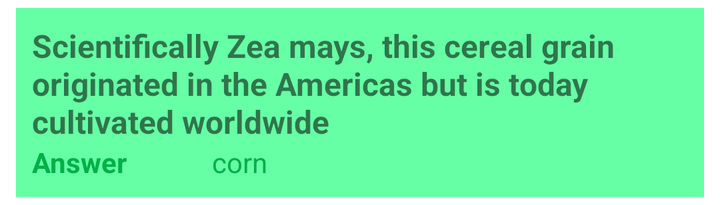
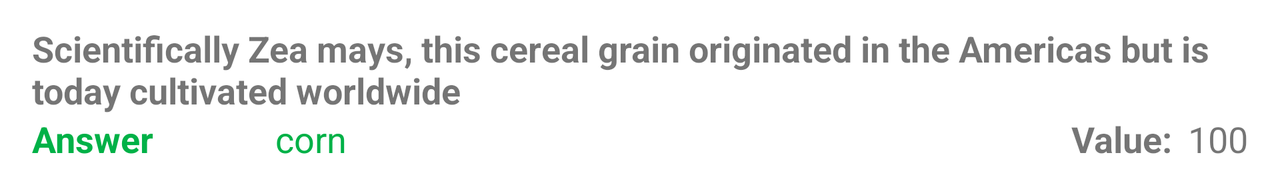

First picture: res/layout/ on a phone held upright. Second picture: the repository's own variant of that layout, on a device whose configuration matches the variant's folder. Source for both follows.
<!-- AndroidManifest.xml: application theme Theme.Jrivia -->
<!-- res/layout/question_row.xml -->
<?xml version="1.0" encoding="utf-8"?>
<androidx.constraintlayout.widget.ConstraintLayout xmlns:android="http://schemas.android.com/apk/res/android"
    xmlns:app="http://schemas.android.com/apk/res-auto"
    xmlns:tools="http://schemas.android.com/tools"
    android:layout_width="match_parent"
    android:layout_height="wrap_content"
    android:layout_marginHorizontal="8dp"
    android:layout_marginVertical="4dp"
    android:orientation="vertical"
    android:padding="8dp"
    tools:background="@color/primaryLightColor">

    <TextView
        android:id="@+id/questionTextView"
        android:layout_width="match_parent"
        android:layout_height="wrap_content"
        android:layout_marginBottom="8dp"
        android:textSize="16sp"
        android:textStyle="bold"
        app:layout_constraintTop_toTopOf="parent"
        tools:text="Scientifically Zea mays, this cereal grain originated in the Americas but is today cultivated worldwide" />

    <TextView
        android:id="@+id/answerLabelTextView"
        android:layout_width="wrap_content"
        android:layout_height="wrap_content"
        android:text="@string/answer"
        android:textColor="@color/primaryDarkColor"
        android:textSize="14sp"
        android:textStyle="bold"
        app:layout_constraintStart_toStartOf="parent"
        app:layout_constraintTop_toBottomOf="@+id/questionTextView" />


    <TextView
        android:id="@+id/answerTextView"
        android:layout_width="wrap_content"
        android:layout_height="wrap_content"
        android:textColor="@color/primaryDarkColor"
        android:textSize="14sp"
        app:layout_constraintBaseline_toBaselineOf="@id/answerLabelTextView"
        app:layout_constraintStart_toStartOf="@id/answerGuideline"
        tools:text="corn" />


    <androidx.constraintlayout.widget.Guideline
        android:id="@+id/answerGuideline"
        android:layout_width="wrap_content"
        android:layout_height="wrap_content"
        android:orientation="vertical"
        app:layout_constraintGuide_begin="90dp" />


    <TextView
        android:id="@+id/playersAnswerLabelTextView"
        android:layout_width="match_parent"
        android:layout_height="wrap_content"
        android:text="@string/your_answer"
        android:textColor="@color/secondaryDarkColor"
        android:textStyle="bold"
        android:visibility="gone"
        app:layout_constraintTop_toBottomOf="@id/answerLabelTextView" />


    <TextView
        android:id="@+id/playersAnswerTextView"
        android:layout_width="wrap_content"
        android:layout_height="wrap_content"
        android:textColor="@color/secondaryDarkColor"
        android:visibility="gone"
        app:layout_constraintStart_toStartOf="@id/answerGuideline"
        app:layout_constraintTop_toBottomOf="@id/answerTextView"
        tools:text="wheat" />

</androidx.constraintlayout.widget.ConstraintLayout>
<!-- resources referenced by this layout -->
<resources>
  <color name="primaryDarkColor">#00b147</color>
  <color name="primaryLightColor">#66ffa5</color>
  <color name="secondaryDarkColor">#b0003a</color>
  <string name="answer">Answer</string>
  <string name="your_answer">Your answer:</string>
  <style name="Theme.Jrivia" parent="Theme.MaterialComponents.DayNight.DarkActionBar">
          
          <item name="colorPrimary">@color/purple_500</item>
          <item name="colorPrimaryVariant">@color/purple_700</item>
          <item name="colorOnPrimary">@color/white</item>
          
          <item name="colorSecondary">@color/teal_200</item>
          <item name="colorSecondaryVariant">@color/teal_700</item>
          <item name="colorOnSecondary">@color/black</item>
          
          <item name="android:statusBarColor" tools:targetApi="l">?attr/colorPrimaryVariant</item>
          
      </style>
  <color name="purple_500">#FF6200EE</color>
  <color name="purple_700">#FF3700B3</color>
  <color name="white">#FFFFFFFF</color>
  <color name="teal_200">#FF03DAC5</color>
  <color name="teal_700">#FF018786</color>
  <color name="black">#FF000000</color>
</resources>
<!-- res/layout-land/question_row.xml (the repository's variant of the layout above) -->
<!-- drawn on the phone turned sideways -->
<?xml version="1.0" encoding="utf-8"?>
<androidx.constraintlayout.widget.ConstraintLayout xmlns:android="http://schemas.android.com/apk/res/android"
    xmlns:app="http://schemas.android.com/apk/res-auto"
    xmlns:tools="http://schemas.android.com/tools"
    android:layout_width="match_parent"
    android:layout_height="wrap_content"
    android:layout_marginHorizontal="8dp"
    android:layout_marginVertical="4dp"
    android:orientation="vertical"
    android:padding="8dp">

    <TextView
        android:id="@+id/questionTextView"
        android:layout_width="match_parent"
        android:layout_height="wrap_content"
        android:layout_marginBottom="8dp"
        android:textSize="18sp"
        android:textStyle="bold"
        app:layout_constraintTop_toTopOf="parent"
        tools:text="Scientifically Zea mays, this cereal grain originated in the Americas but is today cultivated worldwide" />

    <TextView
        android:id="@+id/valueLabelTextView"
        android:layout_width="wrap_content"
        android:layout_height="wrap_content"
        android:text="@string/value"
        android:textSize="18sp"
        android:textStyle="bold"
        android:layout_marginHorizontal="8dp"
        app:layout_constraintEnd_toStartOf="@id/valueTextView"
        app:layout_constraintBottom_toBottomOf="parent" />

    <TextView
        android:id="@+id/valueTextView"
        android:layout_width="wrap_content"
        android:layout_height="wrap_content"
        android:textSize="18sp"
        app:layout_constraintBaseline_toBaselineOf="@id/valueLabelTextView"
        app:layout_constraintEnd_toEndOf="parent"
        tools:text="100" />

    <TextView
        android:id="@+id/answerLabelTextView"
        android:layout_width="wrap_content"
        android:layout_height="wrap_content"
        android:text="@string/answer"
        android:textColor="@color/primaryDarkColor"
        android:textSize="18sp"
        android:textStyle="bold"
        app:layout_constraintStart_toStartOf="parent"
        app:layout_constraintTop_toBottomOf="@id/questionTextView" />


    <TextView
        android:id="@+id/answerTextView"
        android:layout_width="wrap_content"
        android:layout_height="wrap_content"
        android:textColor="@color/primaryDarkColor"
        android:textSize="18sp"
        app:layout_constraintBaseline_toBaselineOf="@id/answerLabelTextView"
        app:layout_constraintStart_toStartOf="@id/answerGuideline"
        tools:text="corn" />


    <androidx.constraintlayout.widget.Guideline
        android:id="@+id/answerGuideline"
        android:layout_width="wrap_content"
        android:layout_height="wrap_content"
        android:orientation="vertical"
        app:layout_constraintGuide_percent="0.20" />

    <androidx.constraintlayout.widget.Guideline
        android:id="@+id/valueStartGuideline"
        android:layout_width="wrap_content"
        android:layout_height="wrap_content"
        android:orientation="vertical"
        app:layout_constraintGuide_percent="0.50" />

    <androidx.constraintlayout.widget.Guideline
        android:id="@+id/valueGuideline"
        android:layout_width="wrap_content"
        android:layout_height="wrap_content"
        android:orientation="vertical"
        app:layout_constraintGuide_percent="0.70" />


    <TextView
        android:id="@+id/playersAnswerLabelTextView"
        android:layout_width="match_parent"
        android:layout_height="wrap_content"
        android:text="@string/your_answer"
        android:textColor="@color/secondaryDarkColor"
        android:textSize="18sp"
        android:textStyle="bold"
        android:visibility="gone"
        app:layout_constraintTop_toBottomOf="@id/answerTextView" />


    <TextView
        android:id="@+id/playersAnswerTextView"
        android:layout_width="wrap_content"
        android:layout_height="wrap_content"
        android:textColor="@color/secondaryDarkColor"
        android:textSize="18sp"
        android:visibility="gone"
        app:layout_constraintStart_toStartOf="@id/answerGuideline"
        app:layout_constraintTop_toBottomOf="@id/answerTextView"
        tools:text="wheat" />

</androidx.constraintlayout.widget.ConstraintLayout>
<!-- resources referenced by the variant -->
<!-- as the phone turned sideways resolves them -->
<resources>
  <color name="primaryDarkColor">#00b147</color>
  <color name="secondaryDarkColor">#b0003a</color>
  <string name="answer">Answer</string>
  <string name="value">Value:</string>
  <string name="your_answer">Your answer:</string>
  <style name="Theme.Jrivia" parent="Theme.MaterialComponents.DayNight.DarkActionBar">
          
          <item name="colorPrimary">@color/purple_500</item>
          <item name="colorPrimaryVariant">@color/purple_700</item>
          <item name="colorOnPrimary">@color/white</item>
          
          <item name="colorSecondary">@color/teal_200</item>
          <item name="colorSecondaryVariant">@color/teal_700</item>
          <item name="colorOnSecondary">@color/black</item>
          
          <item name="android:statusBarColor" tools:targetApi="l">?attr/colorPrimaryVariant</item>
          
      </style>
  <color name="purple_500">#FF6200EE</color>
  <color name="purple_700">#FF3700B3</color>
  <color name="white">#FFFFFFFF</color>
  <color name="teal_200">#FF03DAC5</color>
  <color name="teal_700">#FF018786</color>
  <color name="black">#FF000000</color>
</resources>
